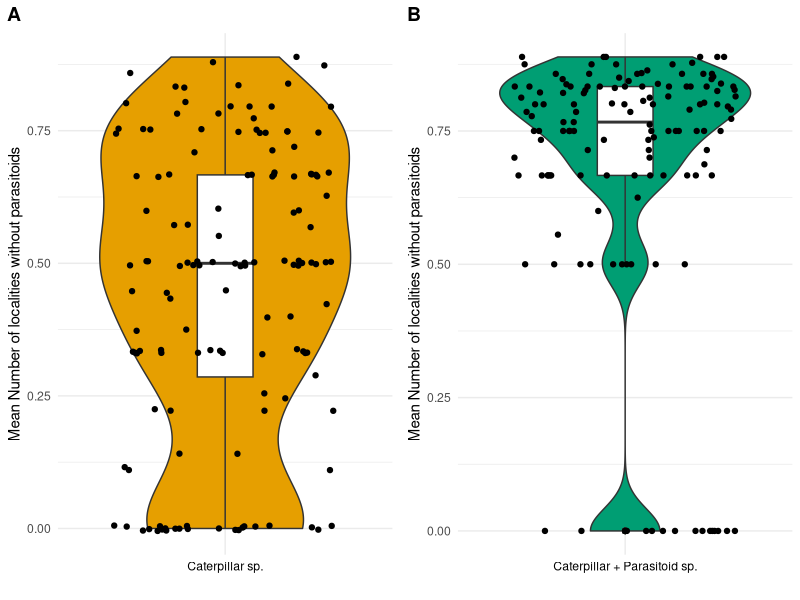
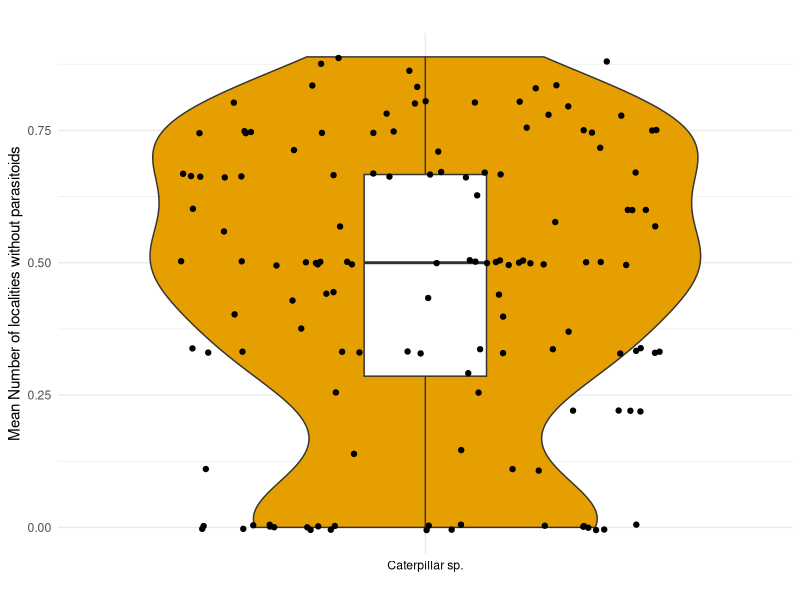
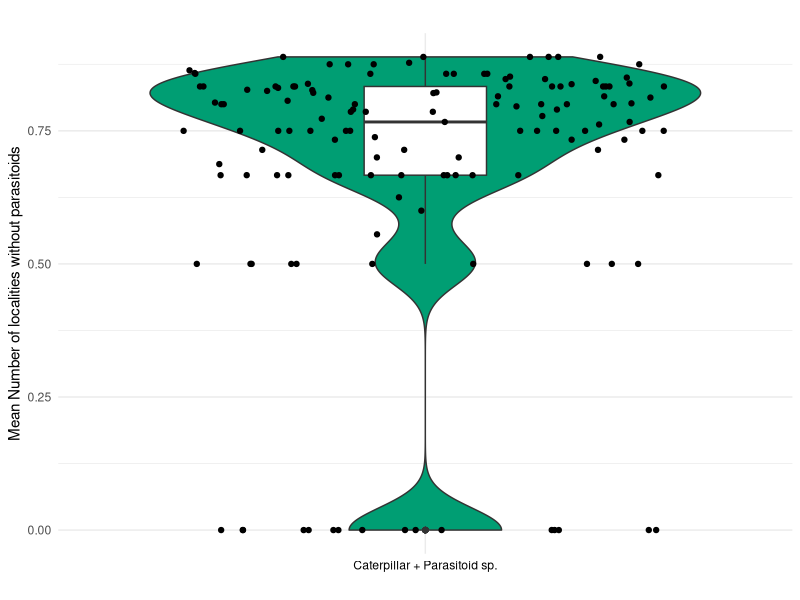
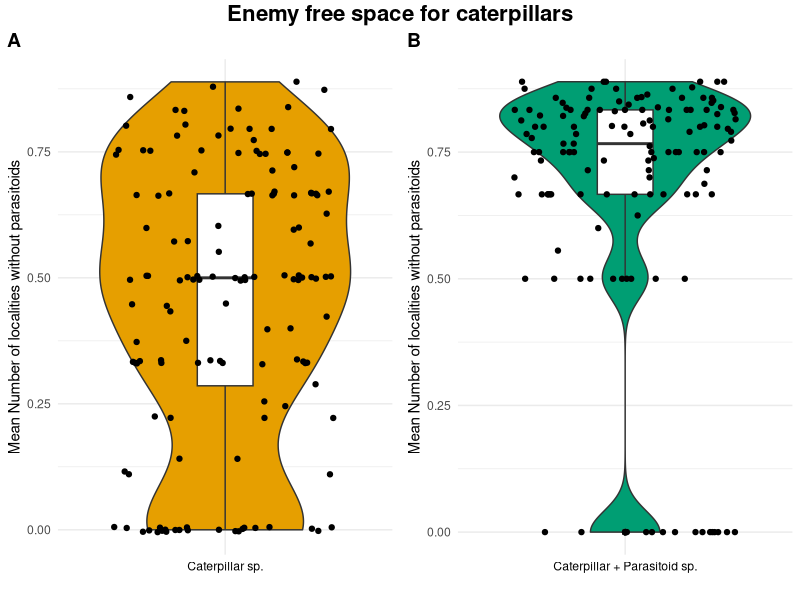

R code for these plots, in order: (Note: this script raises an error after producing the figures.)
## ---- chunk 1


# Load necessary libraries
library(tidyverse)
library(dplyr)
library(writexl)
library(ggplot2)
library(ggpubr)

#----------------------------------------------------------#
# 1. Load data -----
#----------------------------------------------------------#

data_master <-
  readr::read_delim(
    here::here(
      "DATA/MASTER.csv"
    )
  ) %>%
  tibble::as_tibble()

#----------------------------------------------------------#
# 2. Data wrangling -----
#----------------------------------------------------------#

data_work <-
  data_master %>%
  dplyr::select(
    locality,
    plant,
    CAT_sp,
    PAR_sp
  )

#----------------------------------------------------------#
# 2. Table with ENEMY FREE SPACE from original data for each caterpillar species -----
#----------------------------------------------------------#
interaction_summary <- data_work %>%
  dplyr::group_by(CAT_sp, PAR_sp) %>%
  # Total localities where the caterpillar is found
  dplyr::summarize(
    total_localities = dplyr::n_distinct(locality),
    # Localities where the caterpillar is parasitized (PAR_sp is not NA or empty)
    cat_parasitised = dplyr::n_distinct(locality[!is.na(PAR_sp) & PAR_sp != ""]),
    # Localities where the caterpillar is detected but not parasitized
    detected_no_par_localities = dplyr::n_distinct(locality) - dplyr::n_distinct(locality[!is.na(PAR_sp) & PAR_sp != ""]),
    # Localities where the caterpillar is not parasitized (PAR_sp is NA or empty)
    cat_available_without_par = dplyr::n_distinct(locality[is.na(PAR_sp) | PAR_sp == ""]),
    # poměr počet lokalit bez parazitoidů/celkovým počtem lokalit
    EFS_ratio = detected_no_par_localities/total_localities
  ) 

interaction_summary_C <- data_work %>%
  dplyr::group_by(CAT_sp) %>%
  # Total localities where the caterpillar is found
  dplyr::summarize(
    total_localities = dplyr::n_distinct(locality),
    # Localities where the caterpillar is parasitized (PAR_sp is not NA or empty)
    cat_parasitised = dplyr::n_distinct(locality[!is.na(PAR_sp) & PAR_sp != ""]),
    # Localities where the caterpillar is detected but not parasitized
    detected_no_par_localities = dplyr::n_distinct(locality) - dplyr::n_distinct(locality[!is.na(PAR_sp) & PAR_sp != ""]),
    # Localities where the caterpillar is not parasitized (PAR_sp is NA or empty)
    cat_available_without_par = dplyr::n_distinct(locality[is.na(PAR_sp) | PAR_sp == ""]),
    # poměr počet lokalit bez parazitoidů/celkovým počtem lokalit
    EFS_ratio = detected_no_par_localities/total_localities
  ) 



# Caterpillar species without parasitoids in metaweb
tab_EFS_orig <- interaction_summary %>%
  dplyr:: filter(cat_parasitised>0) %>% 
  select(CAT_sp, PAR_sp, total_localities)
 # write_xlsx(tab_EFS_orig, "tab_EFS_orig.xlsx")

# Prepare tables only with caterpillars, which have parasitoid
interaction_summary_A <- data_work %>%
  dplyr::group_by(CAT_sp,PAR_sp) %>%
  # Total localities where the caterpillar is found
  dplyr::summarize(
    total_localities = dplyr::n_distinct(locality),
    # Localities where the caterpillar is parasitized (PAR_sp is not NA or empty)
    cat_parasitised = dplyr::n_distinct(locality[!is.na(PAR_sp) & PAR_sp != ""]),
    # Localities where the caterpillar is detected but not parasitized
    detected_no_par_localities = dplyr::n_distinct(locality) - dplyr::n_distinct(locality[!is.na(PAR_sp) & PAR_sp != ""]),
    # Localities where the caterpillar is not parasitized (PAR_sp is NA or empty)
    cat_available_without_par = dplyr::n_distinct(locality[is.na(PAR_sp) | PAR_sp == ""]),
    # poměr počet lokalit bez parazitoidů/celkovým počtem lokalit
    EFS_ratio = detected_no_par_localities/total_localities
  ) 



# Function to create a table of caterpillar species with and without parasitoids
create_caterpillar_parasitoid_table <- function(data) {
  # Create a summary table
  table <- interaction_summary_A %>%
    group_by(CAT_sp) %>%
    summarize(has_parasitoid = ifelse(any(!is.na(PAR_sp) & PAR_sp != ""), "Yes", "No")) %>%
    arrange(desc(has_parasitoid)) # Sort by whether or not they have a parasitoid
  return(table)
}
caterpillar_parasitoid_table <- create_caterpillar_parasitoid_table(interaction_summary_B)
caterpillar_parasitoid_table <- caterpillar_parasitoid_table  %>% 
  filter(has_parasitoid == "Yes")


data_work_B <- data_work %>% 
  filter(CAT_sp %in% caterpillar_parasitoid_table$CAT_sp[caterpillar_parasitoid_table$has_parasitoid == "Yes"])


interaction_summary_B <- data_work_B %>%
  dplyr::group_by(CAT_sp,PAR_sp) %>%
  # Total localities where the caterpillar is found
  dplyr::summarize(
    total_localities = dplyr::n_distinct(locality),
    # Localities where the caterpillar is parasitized (PAR_sp is not NA or empty)
    cat_parasitised = dplyr::n_distinct(locality[!is.na(PAR_sp) & PAR_sp != ""]),
    # Localities where the caterpillar is detected but not parasitized
    detected_no_par_localities = dplyr::n_distinct(locality) - dplyr::n_distinct(locality[!is.na(PAR_sp) & PAR_sp != ""]),
    # Localities where the caterpillar is not parasitized (PAR_sp is NA or empty)
    cat_available_without_par = dplyr::n_distinct(locality[is.na(PAR_sp) | PAR_sp == ""]),
    # poměr počet lokalit bez parazitoidů/celkovým počtem lokalit
    EFS_ratio = detected_no_par_localities/total_localities
  ) 

Original_data_cat <- data_work_B %>%
  dplyr::group_by(CAT_sp) %>%
  # Total localities where the caterpillar is found
 dplyr::summarize(
     total_localities = dplyr::n_distinct(locality),
     # Localities where the caterpillar is parasitized (PAR_sp is not NA or empty)
     cat_parasitised = dplyr::n_distinct(locality[!is.na(PAR_sp) & PAR_sp != ""]),
     # Localities where the caterpillar is detected but not parasitized
     detected_no_par_localities = dplyr::n_distinct(locality) - dplyr::n_distinct(locality[!is.na(PAR_sp) & PAR_sp != ""]),
     # Localities where the caterpillar is not parasitized (PAR_sp is NA or empty)
     cat_available_without_par = dplyr::n_distinct(locality[is.na(PAR_sp) | PAR_sp == ""]),
     # poměr počet lokalit bez parazitoidů/celkovým počtem lokalit
     EFS_ratio = detected_no_par_localities/total_localities
   ) 

# table with information about EFS for each caterpillar species
tab_CAT <- Original_data_cat %>% 
  select(CAT_sp, total_localities,detected_no_par_localities, EFS_ratio)

# table with information about EFS for each caterpillar AND parasitoid species
tab_PAR <- interaction_summary_B %>% 
  select(CAT_sp, PAR_sp, total_localities) %>% 
  rename("loc_par" = "total_localities")

# table with information about EFS for each caterpillar AND parasitoid species, caterpillars without parasitoids are removed from this table
tab_merged <-tab_CAT %>% 
  dplyr::left_join(
    tab_PAR,
    by = "CAT_sp"
  ) %>% 
  dplyr:: mutate(EFS_par = (total_localities - loc_par) / total_localities) %>% 
  dplyr:: filter(!is.na(PAR_sp))

  
# table with means from tab_merged

tab_mean_EFS <- tab_merged %>%
  dplyr::group_by(CAT_sp) %>% 
  dplyr:: summarise(
    EFS_cat_mean = mean(EFS_ratio, na.rm = TRUE),
    EFS_par_mean = mean(EFS_par, na.rm = TRUE))

summary_long_EFS <-
  tab_mean_EFS %>%
  tidyr::pivot_longer(
    cols = c(EFS_cat_mean, EFS_par_mean),
    names_to = "group",
    values_to = "mean_localities"
  )

A_EFS <- summary_long_EFS %>% 
  dplyr:: filter(group== "EFS_cat_mean")
B_EFS <- summary_long_EFS %>% 
  dplyr:: filter(group== "EFS_par_mean")


EFS_A <-
  ggplot(A_EFS, aes(x = group, y = mean_localities, fill = group)) +
  geom_violin() +
  geom_boxplot(width = 0.2, fill = "white") +
  geom_jitter() +
  scale_fill_manual(values = c( "#E69F00")) +
  scale_x_discrete(labels = c("Caterpillar sp.")) + # Colorblind-friendly colors
  labs(
    x = "",
    y = "Mean Number of localities without parasitoids",
    title = ""
  ) +
  theme_minimal() +
  theme(legend.position = "none",axis.text.x = element_text(color = "black"))

EFS_B <-
  ggplot(B_EFS, aes(x = group, y = mean_localities, fill = group)) +
  geom_violin() +
  geom_boxplot(width = 0.2, fill = "white") +
  geom_jitter() +
  scale_fill_manual(values = c( "#009E73")) +
  scale_x_discrete(labels = c("Caterpillar + Parasitoid sp.")) +
  labs(
    x = "",
    y = "Mean Number of localities without parasitoids",
    title = ""
  ) +
  theme_minimal() +
  theme(legend.position = "none",axis.text.x = element_text(color = "black"))

combined_plot <- ggarrange(ggarrange(EFS_A, EFS_B, ncol = 2, labels = c("A", "B"))) 
EFS_combined_plot <- annotate_figure(combined_plot, top = text_grob("Enemy free space for caterpillars", 
              , face = "bold", size = 16))

ggplot2::ggsave(
  plot = EFS_combined_plot,
  filename = here::here("output", "EFS_means.png"),
  bg = "white"
)

 


EFS_mean <- Original_data_cat %>%
dplyr::summarise(
    prumer = mean(EFS_ratio, na.rm = TRUE)); EFS_mean

EFS_median <- Original_data_cat %>%
dplyr::summarise(
    median = median(EFS_ratio, na.rm = TRUE));EFS_median



# Summary of data
data_locality_summary <-
  data_work_B %>%
  dplyr::group_by(locality) %>%
  dplyr::summarise(
    num_caterpillar_species = dplyr::n_distinct(CAT_sp, na.rm = TRUE),
    num_parasitoid_species = dplyr::n_distinct(PAR_sp, na.rm = TRUE)
  ) %>%
  dplyr::mutate(
    abundance_caterpillars = purrr::map_dbl(
      .x = locality,
      .f = ~ data_work_B %>%
        dplyr::filter(locality == .x) %>%
        tidyr::drop_na(CAT_sp) %>%
        dplyr::select(CAT_sp) %>%
        nrow()
    ),
    abundance_parasitoids = purrr::map_dbl(
      .x = locality,
      .f = ~ data_work_B %>%
        dplyr::filter(locality == .x) %>%
        tidyr::drop_na(PAR_sp) %>%
        dplyr::select(PAR_sp) %>%
        nrow()
    )
  )

# Merge the data

merged_data <-
  data_work_B %>%
  dplyr::left_join(
    data_locality_summary,
    by = "locality"
  )

# Step 1: Function to subsample data and compute interactions


subsample_data <- function(data_community, data_locality, replace = TRUE) {
  subsampled_data <-
    data_locality %>%
    dplyr::select(locality, abundance_caterpillars) %>%
    dplyr::mutate(
      data_subsampled = purrr::map(
        .x = abundance_caterpillars,
        .f = ~ dplyr::sample_n(
          data_community,
          size = .x,
          replace = replace
        ) %>%
          dplyr::select(-locality)
      )
    ) %>%
    tidyr::unnest(data_subsampled)

  return(subsampled_data)
}




group_subsample_data <- function(data_source) {
  # Summarize subsampled interactions (including caterpillars without parasitoids)
  subsampled_interaction_summary <-
    data_source %>%
    dplyr::group_by(CAT_sp) %>%
    dplyr::summarise(
      .groups = "drop",
        # Number of distinct localities
      total_localities = dplyr::n_distinct(locality, na.rm = TRUE), 
      # Localities where the caterpillar is parasitized (PAR_sp is not NA or empty)
      cat_parasitised = dplyr::n_distinct(locality[!is.na(PAR_sp) & PAR_sp != ""]),
      # Localities where the caterpillar is detected but not parasitized
      no_para = total_localities - cat_parasitised, # First calculate detected_no_par_localities
      # Ratio of localities without parasitoids to total localities
      sub_EFS_ratio = no_para / total_localities # Now use detected_no_par_localities
    )

  return(subsampled_interaction_summary)
}


# Step 2: Repeat subsampling 99 times and store results
set.seed(1234)
list_subsampled_B <-
  purrr::map(
    .progress = TRUE,
    .x = 1:999,
    .f = ~ subsample_data(data_work_B, data_locality_summary)
  )

subsampled_results_B <-
  purrr::map(
    .progress = TRUE,
    .x = list_subsampled_B,
    .f = ~ group_subsample_data(.x)
  ) %>%
  dplyr::bind_rows(.id = "iteration")

# Step 4: Calculate the mean interactions across all 99 iterations
mean_subsampled_interactions_B <-
  subsampled_results_B %>%
  dplyr::group_by(CAT_sp) %>%     ###################### BEZ PAR!
  dplyr::summarise(
    .groups = "drop",
    mean_total_sub_localities = mean(total_localities, na.rm = TRUE), # Mean number of localities
    mean_sub_cat_parasitised = mean(cat_parasitised, na.rm = TRUE),
    mean_sub_EFS = mean(sub_EFS_ratio, na.rm= TRUE),
    mean_sub_detected_no_par_localitites = mean(no_para, na.rm= TRUE)
  )


# Step 5: Add the mean interactions to the original table
final_merged_summary <-
  Original_data_cat %>%
  dplyr::full_join(
    mean_subsampled_interactions_B,
    by = c("CAT_sp")
  )
# View the final result
#print(final_merged_summary)

writexl::write_xlsx(
  final_merged_summary,
  here::here("output", "final_merged_summary_replace_TRUE.xlsx")
)


# Step 6: Summarize data for each caterpillar species (regardless of parasitoid)
summary_caterpillar <-
  final_merged_summary %>%
  dplyr::group_by(CAT_sp) %>%
  dplyr::summarise(
    .groups = "drop",
    localitites_orig = mean(total_localities, na.rm = TRUE),
    parasitised_orig = mean (cat_parasitised, na.rm = TRUE),
    EFS_orig = mean (EFS_ratio, na.rm = TRUE),
    localities_sub = mean(mean_total_sub_localities, na.rm = TRUE),
    parasitised_sub = mean(mean_sub_cat_parasitised, na.rm = TRUE),
    EFS_sub = mean(mean_sub_EFS, na.rm = TRUE)
  )

# Reshape the data into long format for easier plotting
summary_long <-
  summary_caterpillar %>%
  tidyr::pivot_longer(
    cols = c(localitites_orig, parasitised_orig, EFS_orig,localities_sub,parasitised_sub,EFS_sub),
    names_to = "group",
    values_to = "mean_localities"
  )

# Create the boxplot with y-axis limits set to 0-8
summary_long$group <- factor(summary_long$group, levels = c("localitites_orig","localities_sub", "parasitised_orig","parasitised_sub", "EFS_orig","EFS_sub"))
p1 <-
  ggplot(summary_long, aes(x = group, y = mean_localities, fill = group)) +
  geom_violin() +
  geom_boxplot(width = 0.2, fill = "white") +
  geom_jitter() +
  scale_fill_manual(values = c( "#E69F00",  "#009E73","#D55E00","#56B4E9", "#999999", "#CC79A7" )) + # Colorblind-friendly colors
  labs(
    x = "Group",
    y = "Mean Number of Localities",
    title = "Enemy free space for caterpillars"
  ) +
  coord_cartesian(ylim = c(0, 9)) + # Set y-axis limits
  scale_y_continuous(
    breaks = seq(1, 9, 1)
  ) +
  theme_minimal() +
  theme(legend.position = "none")

ggplot2::ggsave(
  plot = p1,
  filename = here::here("output", "mean_localities_boxplot_replace_TRUE.png"),
  bg = "white"
)

summary_long_2 <- summary_long %>% 
   filter(group %in% c("EFS_orig", "EFS_sub"))

t_test_result <- t.test(mean_localities ~ group, data = summary_long_2)

p2 <-
  ggplot(summary_long_2, aes(x = group, y = mean_localities, fill = group)) +
  geom_violin() +
  geom_boxplot(width = 0.2, fill = "white") +
  geom_jitter() +
  scale_fill_manual(values = c( "#E69F00",  "#009E73" )) + # Colorblind-friendly colors
  labs(
    x = "Group",
    y = "Mean Number of Localities",
    title = "Enemy free space for caterpillars (number of localities without parasitoids/detected localities) "
  ) +
  theme_minimal() +
  theme(legend.position = "none")

ggplot2::ggsave(
  plot = p2,
  filename = here::here("output", "EFS.png"),
  bg = "white"
)


